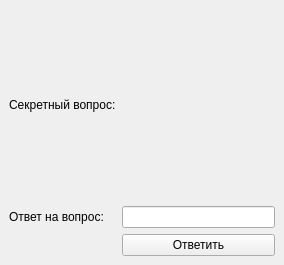
<?xml version="1.0" encoding="UTF-8"?>
<ui version="4.0">
 <class>SecretQuestionWindow</class>
 <widget class="QMainWindow" name="SecretQuestionWindow">
  <property name="geometry">
   <rect>
    <x>0</x>
    <y>0</y>
    <width>284</width>
    <height>265</height>
   </rect>
  </property>
  <property name="windowTitle">
   <string>Секретный вопрос</string>
  </property>
  <widget class="QWidget" name="centralwidget">
   <layout class="QGridLayout" name="gridLayout">
    <item row="0" column="0">
     <widget class="QLabel" name="label">
      <property name="text">
       <string>Секретный вопрос:</string>
      </property>
     </widget>
    </item>
    <item row="0" column="1">
     <widget class="QLabel" name="secretQuestionLabel">
      <property name="text">
       <string/>
      </property>
     </widget>
    </item>
    <item row="1" column="0">
     <widget class="QLabel" name="label_3">
      <property name="text">
       <string>Ответ на вопрос:</string>
      </property>
     </widget>
    </item>
    <item row="1" column="1">
     <widget class="QLineEdit" name="answerLine"/>
    </item>
    <item row="2" column="1">
     <widget class="QPushButton" name="answerButton">
      <property name="text">
       <string>Ответить</string>
      </property>
     </widget>
    </item>
   </layout>
  </widget>
 </widget>
 <resources/>
 <connections/>
</ui>
